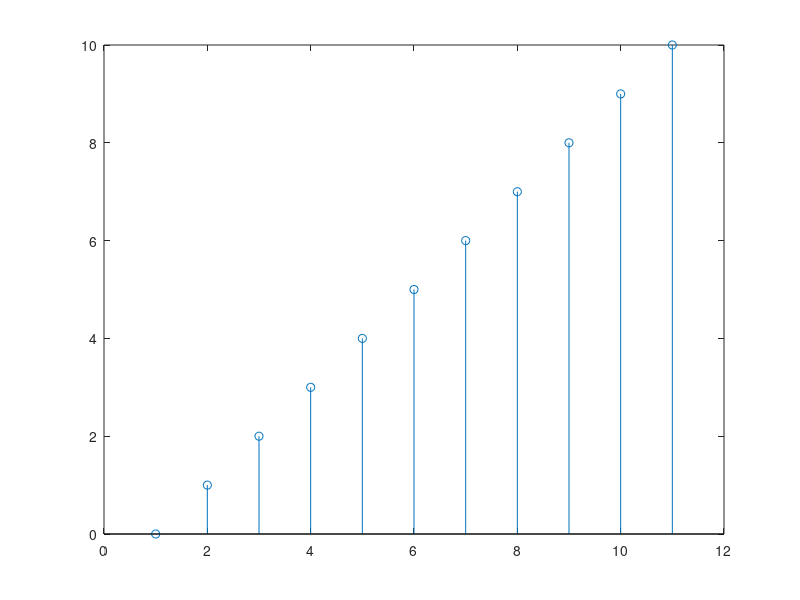

The MATLAB script that drew this image: (Note: this script raises an error after producing the figure.)
clc;
clear all;
close all;
b=[1];
a=[1 -1];
n=0:1:10;
figure();
stem(n);
hold on;
stem(impz(b,a,n));
title("using impz");
figure();
subplot(1,2,1);
stem(n);
stem(filter(b,a,n));
title("using filter");
subplot(1,2,2);
stem(n);
stem(freqz(b,a,n));
title("using freqz");
